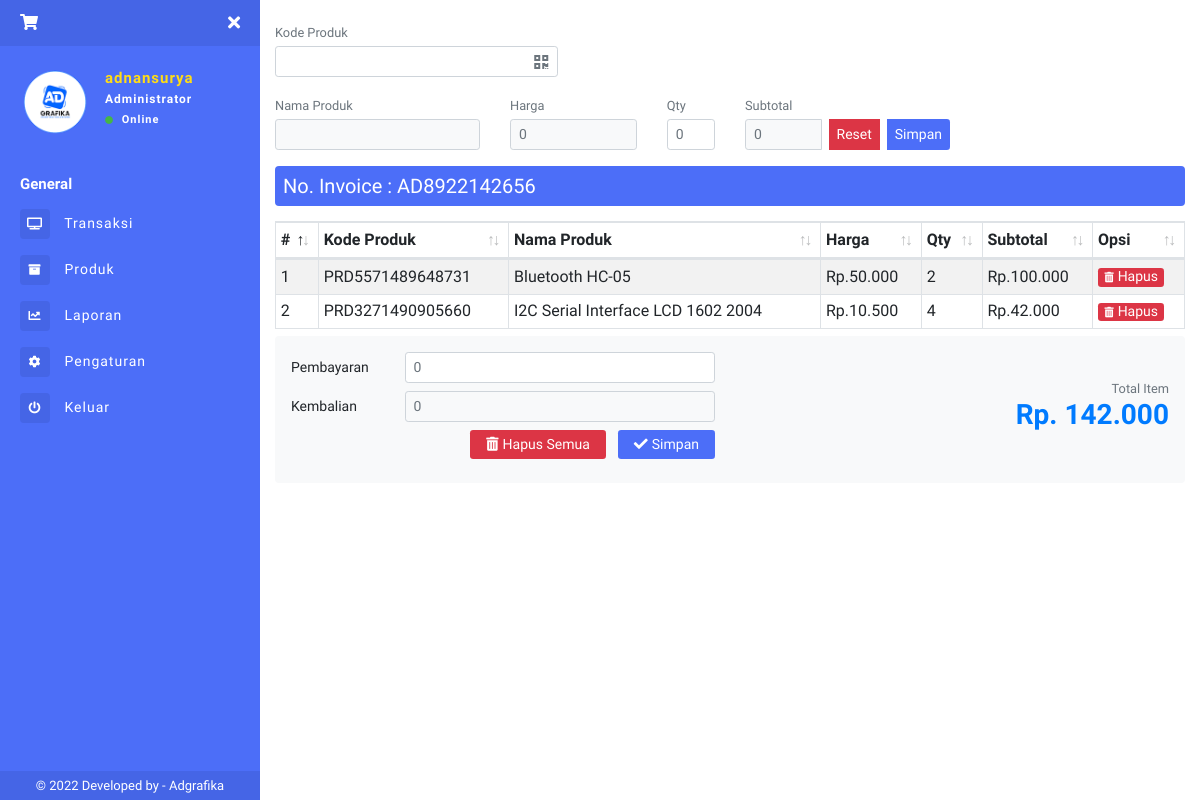
The page /index.php (signed in) on the database its author committed.
### tables this page shows
CREATE TABLE `cart` (
  `idcart` int(11) NOT NULL,
  `invoice` varchar(100) NOT NULL,
  `kode_produk` varchar(100) NOT NULL,
  `nama_produk` varchar(100) NOT NULL,
  `harga` int(11) NOT NULL,
  `harga_modal` int(11) NOT NULL,
  `qty` int(11) NOT NULL,
  `subtotal` int(11) NOT NULL
);

### index.php (the view, shortened to what this page needs)
<?php include 'sidebar.php'; ?>
<form method="post">
  <div class="row">
    <div class="col-sm-6 col-md-6 col-lg-4 mb-3">
    <label class="small text-muted mb-1">Kode Produk</label>
      <div class="position-relative">
      <input type="text" name="Ckdproduk" class="form-control form-control-sm" list="datalist1" onchange="changeValue(this.value)" required autofocus>
      <span class="position-absolute icon-qr"><i class="fas fa-qrcode text-muted"></i></span>
      </div>
    </div>
  </div>
<div class="row">
  <div class="col-sm-4 col-md-4 col-lg-3 mb-3">
    <label class="small text-muted mb-1">Nama Produk</label>
    <input type="text" name="Cnproduk" id="nama_produk" class="form-control form-control-sm bg-light" readonly>
  </div>
  <div class="col-8 col-sm-4 col-md-4 col-lg-2 mb-3">
    <label class="small text-muted mb-1">Harga</label>
    <input type="number" name="Charga" placeholder="0" id="harga_jual" onchange="InputSub()"
     class="form-control form-control-sm bg-light" readonly>
  </div>
  <div class="col-4 col-sm-4 col-md-4 col-lg-1 mb-3">
    <label class="small text-muted mb-1">Qty</label>
    <input type="number" name="Cqty" id="Iqty" onchange="InputSub()" placeholder="0" class="form-control form-control-sm" required>
  </div>
  <div class="col-sm-8 col-md-8 col-lg-3 mb-3">
    <label class="small text-muted mb-1">Subtotal</label>
    <div class="input-group">
      <input type="number" name="Csubs" placeholder="0" id="Isubtotal" onchange="InputSub()" class="form-control form-control-sm bg-light mr-2" readonly>
    <div class="input-group-append">
      <button type="reset" class="btn btn-danger btn-sm mr-2">Reset</button>
      <button type="submit" name="InputCart" class="btn btn-primary btn-sm">Simpan</button>
    </div>
  </div>
  </div>
</div>
</form>
<?php
$DataInv = mysqli_fetch_array(mysqli_query($conn,"SELECT * FROM cart LIMIT 1"));
$noinv = $DataInv['invoice'];
?>
<div class="bg-purple p-2 text-white" style="border-radius:0.25rem;">
  <h5 class="mb-0">No. Invoice : <?php echo $noinv ?></h5>
</div>
<table class="table table-striped table-sm table-bordered dt-responsive nowrap print-none" id="cart" width="100%">
<thead>
  <tr>
    <th>#</th>
    <th>Kode Produk</th>
    <th>Nama Produk</th>
    <th>Harga</th>
    <th>Qty</th>
    <th>Subtotal</th>
    <th>Opsi</th>
  </tr>
</thead>
<tbody>
<?php
$no = 1;
$data_cart = mysqli_query($conn,"SELECT * FROM cart");
while($d = mysqli_fetch_array($data_cart)){
    ?>
  <tr>
    <td><?php echo $no++; ?></td>
    <td><?php echo $d['kode_produk']; ?></td>
    <td><?php echo $d['nama_produk']; ?></td>
    <td>Rp.<?php echo ribuan($d['harga']); ?></td>
    <td><?php echo $d['qty']; ?></td>
    <td>Rp.<?php echo ribuan($d['subtotal']); ?></td>
    <td><a class="btn btn-danger btn-xs" href="?hapus=<?php echo $d['idcart']; ?>">
        <i class="fas fa-trash-alt fa-xs mr-1"></i>Hapus</a>
      </td>
  </tr>
  <?php } ?>
</tbody>
</table>
<?php
    $itungtrans = mysqli_query($conn,"SELECT SUM(subtotal) as jumlahtrans FROM cart");
	  $itungtrans2 = mysqli_fetch_assoc($itungtrans);
	  $itungtrans3 = $itungtrans2['jumlahtrans'];
  ?>
<div class="bg-light p-3" style="border-radius:0.25rem;">
  <div class="row gy-3 align-items-center row-home">
    <div class="col-md-8 col-lg-6 mb-2">
    <form method="post">
      <div class="row">
        <label for="pembayaran" class="col-4 col-sm-4 col-md-4 col-lg-3 col-form-label col-form-label-sm mb-2">Pembayaran</label>
        <div class="col-8 col-sm-8 col-md-8 col-lg-9 mb-2">
          <input type="text" name="pembayaran" onchange="procesBayar()" class="form-control form-control-sm" id="pembayaran" placeholder="0" required>
        </div>
        <label for="kembalian" class="col-4 col-sm-4 col-md-4 col-lg-3 col-form-label col-form-label-sm mb-2">Kembalian</label>
        <div class="col-8 col-sm-8 col-md-8 col-lg-9 mb-2">
          <input type="text" class="form-control form-control-sm bg-light" id="kembalian" placeholder="0" readonly>
        </div>
        <div class="col-sm-12 text-right">
       <?php
       $on = mysqli_query($conn,"SELECT * FROM cart");
       $x1 = mysqli_num_rows($on);
       if($x1>0){
        ?>
        <a href="?hapusAll=<?php echo $noinv ?>" onclick="javascript:return confirm('Anda yakin ingin menghapus semua data keranjang ?');"
       class="btn btn-danger btn-sm px-3 mr-2"><i class="fa fa-trash-alt mr-1"></i>Hapus Semua</a>
        <button type="submit" name="import" class="btn btn-primary btn-sm px-3">
        <i class="fa fa-check mr-1"></i>Simpan</button>
      <?php  } ?>
    </div>
      </div>
      </form>
    </div>
    <div class="col-md-4 col-lg-6 mb-2 text-primary text-right">
      <p class="small text-muted mb-0">Total Item</p>
      <h3 class="mb-0" style="font-weight:600;">Rp. <?php echo ribuan($itungtrans3) ?></h3>
    </div>
  </div>
</div>
</div>
  </main>
</div>
</body>
</html>

### sidebar.php (shortened to what this page needs)
<?php
include "config.php";
  function ribuan ($nilai){
    return number_format ($nilai, 0, ',', '.');
}
$uid = $_SESSION['userid'];
$DataLogin = mysqli_fetch_array(mysqli_query($conn,"SELECT * FROM login WHERE userid='$uid'"));
$username = $DataLogin['username'];
$toko = $DataLogin['toko'];
$logo = $DataLogin['logo'];
?>
<!DOCTYPE html>
<html>
<head>
    <link rel="stylesheet" href="https://maxcdn.bootstrapcdn.com/bootstrap/4.0.0/css/bootstrap.min.css">
    <link href="assets/css/style.css" rel="stylesheet">
    <link href="https://use.fontawesome.com/releases/v5.0.6/css/all.css" rel="stylesheet">
    <link href="assets/vendor/datatables/dataTables.bootstrap4.min.css" rel="stylesheet">
  <link href="assets/vendor/datatables/responsive.bootstrap4.min.css" rel="stylesheet">
</head>
<body>
<div class="page-wrapper chiller-theme toggled">
  <nav id="sidebar" class="sidebar-wrapper">
    <div class="sidebar-content">
      <div class="sidebar-brand">
        <a href="./"><i class="fas fa-shopping-cart mr-1"></i><?php echo $toko ?></a>
        <div id="close-sidebar">
          <i class="fas fa-times"></i>
        </div>
      </div>
      <div class="sidebar-header">
        <div class="user-pic" style="height:70px;width:70px;">
          <img class="img-responsive img-rounded" src="assets/images/<?php echo $logo ?>"
            alt="User picture">
        </div>
        <div class="user-info">
          <span class="user-name"><?php echo $username ?>
          </span>
          <span class="user-role">Administrator</span>
          <span class="user-status">
            <i class="fa fa-circle"></i>
            <span>Online</span>
          </span>
        </div>
      </div>
      <div class="sidebar-menu">
        <ul>
          <li class="header-menu">
            <span>General</span>
          </li>
          <li>
            <a href="index.php">
              <i class="fas fa-tv"></i>
              <span>Transaksi</span>
            </a>
          </li>
          <li>
            <a href="produk.php">
            <i class="fas fa-archive"></i>
              <span>Produk</span>
            </a>
          </li>
          <li>
            <a href="laporan.php">
              <i class="fa fa-chart-line"></i>
              <span>Laporan</span>
            </a>
          </li>
          <li>
            <a href="pengaturan.php">
              <i class="fa fa-cog"></i>
              <span>Pengaturan</span>
            </a>
          </li>
          <li>
            <a href="#Exit" data-toggle="modal">
              <i class="fa fa-power-off"></i>
              <span>Keluar</span>
            </a>
          </li>
        </ul>
      </div>
    </div>
    <div class="sidebar-footer">
    © 2022 Developed by - <a target="_blank" rel="noopener noreferrer" href="https://adgrafika.my.id">
     Adgrafika</a>
    </div>
  </nav>
  <main class="page-content">
    <div class="container-fluid">

### rows shown on the page
cart: invoice "AD8922142656", kode_produk "PRD5571489648731", nama_produk "Bluetooth HC-05", harga "50.000", qty "2", subtotal "100.000"
cart: kode_produk "PRD3271490905660", nama_produk "I2C Serial Interface LCD 1602 2004", harga "10.500", qty "4", subtotal "42.000"

### other values the page prints
$username "adnansurya"
ribuan($itungtrans3) "142.000"
